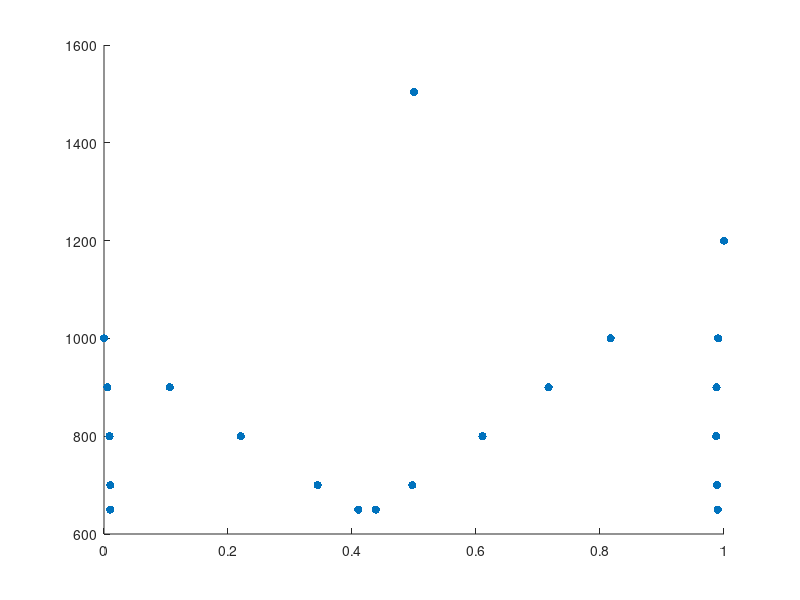

Source code (MATLAB):
function c2
as = 25000;
R = 8.31;
Tm = as/(2*R);
T = [1000,1200,Tm, 1000,1000,900,900,900,900,800,800,800,800,700,700,700,700,650,650,650,650];
x = [0,1,0.5,0.9904,0.8172,0.0054,0.1062,0.9879,0.7171,0.0089,0.2207,0.9873,0.6105,0.9886,0.4973,0.0102,0.3445,0.0099,0.4101,0.9899,0.4386];
scatter(x,T,'filled');

end

